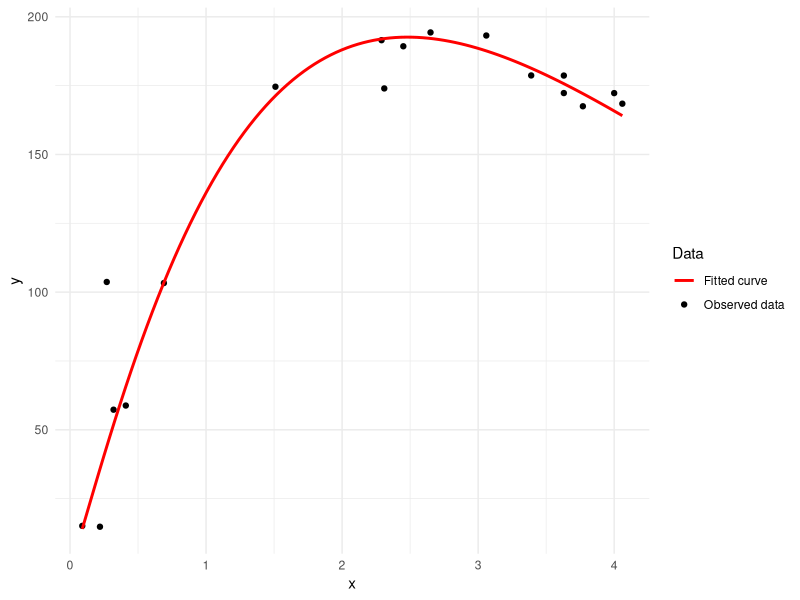

The R source for this figure:
library(ggplot2)
# ------------------------------------------------------------------------------------------------

# Exercise 1a and 1b

# Load the data
x <- c(4.06, 3.63, 0.41, 2.45, 0.22, 3.39, 0.27, 0.69, 0.32, 0.09, 4.00, 
       3.63, 2.65, 3.06, 3.77, 2.29, 2.31, 1.51)

y <- c(168.44, 178.66, 58.81, 189.29, 14.79, 178.70, 103.69, 103.30, 57.30, 
       15.10, 172.28, 172.30, 194.32, 193.20, 167.50, 191.50, 173.98, 174.60)

# Fit the non-linear regression model using log transformation
log_y <- log(y)
# We use cbind to create the design matrix
X_mat <- cbind(1, x, log(x))

# Solve beta_hat using theorem from lecture 3 slide 18 (theorem 3.1)
beta_hat <- solve(t(X_mat) %*% X_mat) %*% t(X_mat) %*% log_y

# Create a data frame for plotting
df <- data.frame(x = x, y = y)

# Set coefficients
b0 <- beta_hat[1]
b1 <- beta_hat[2]
b2 <- beta_hat[3]

# Fitted regression model 
model_curve <- function(x) {
  exp(b0) * exp(b1 * x) * (x ^ b2)
}

# Plot the data and the fitted curve
ggplot(df, aes(x = x, y = y)) +
  geom_point(aes(color = "Observed data")) +
  stat_function(fun = model_curve, 
                size = 1, 
                aes(color = "Fitted curve")) +
  labs(x = "x",
       y = "y",
       color = "Data") +
  scale_color_manual(values = c("Observed data" = "black", "Fitted curve" = "red")) +
  theme_minimal()

# Exercise 1.c

x_critical <- - (b2 / b1)
x_critical

# See if second derivative is negative at critical point

-b2/(x_critical^2)

#-----------------------------------------------------------------------------------------------
